Frame 1 (no input): blank canvas, image omitted
Frame 60 (the mouse pressed at the canvas centre just before this capture): blank canvas, image omitted
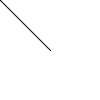
Frame 120 (the mouse held since frame 60 and released just before this capture)

The Processing sketch whose frames 1 and 60 were blank and that drew this single picture after the mouse press (run headless with seeded random() and noise(); from frame 60 on, the mouse is pressed at the canvas centre):

// Processing sketch: learning_3_6
// ── learning_3_6.pde
//Learning Processing - Draw a continuous line
void setup(){
  size(100,100);
  background(255);
  smooth();
}
void draw(){
  stroke(0);
  line(pmouseX,pmouseY,mouseX,mouseY);
}
  
  
